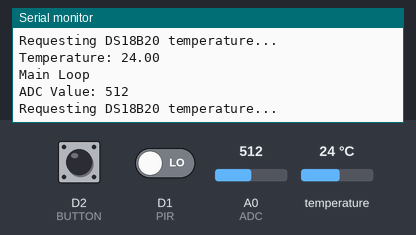
Recording of a sketch running on a simulated ESP8266 (NodeMCU). Parts: the last lines printed to the serial monitor. Inputs (shaded band) come from the test bench; at power-on: D2 (BUTTON) HIGH, D1 (PIR) LOW, temperature 24 °C, A0 (ADC) = 512.

Above: at 2.1 s.
2.2 s: D2 (BUTTON) pulled LOW for 1.65 s
5.3 s: D1 (PIR) driven HIGH
At 5.44 s:
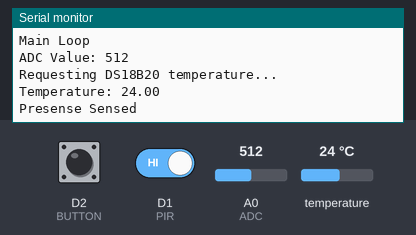
7.2 s: temperature set to 12 °C
At 8.1 s:
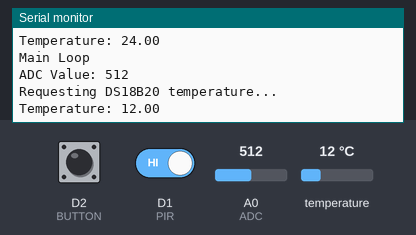
9.1 s: A0 (ADC) set to 716
At 10.3 s:
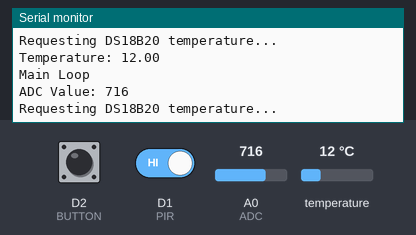
11.0 s: temperature set to 19 °C
At 12.2 s:
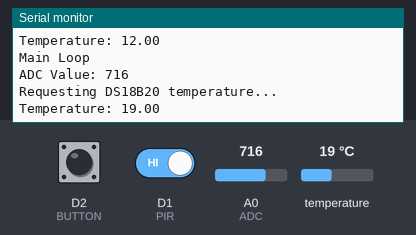
12.9 s: A0 (ADC) set to 900
At 14.4 s:
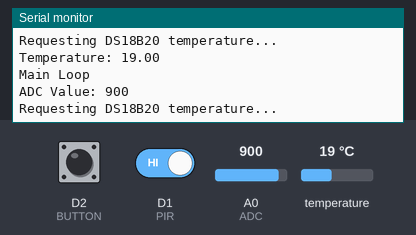
Timing chart, 0 to 15.8 s (numbered marks = the images above; inputs shaded):
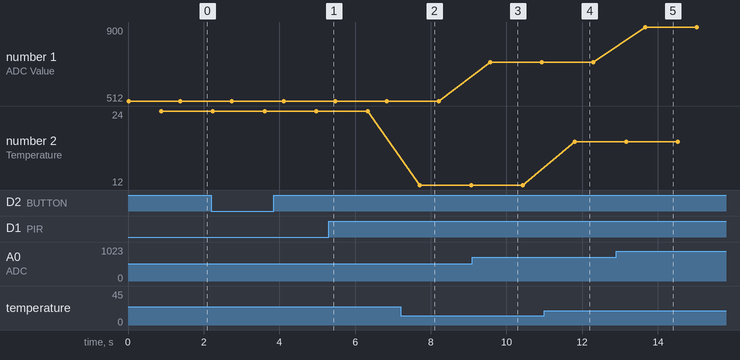

Measured:
- after the input at 5.3 s, the serial monitor: prints a new line at once (image 1)
- after the input at 7.2 s, the serial monitor: prints a new line after 0.50 s (image 2)
- after the input at 9.1 s, the serial monitor: prints a new line after 0.47 s (image 3)
- after the input at 11.0 s, the serial monitor: prints a new line after 0.80 s (image 4)
- after the input at 12.9 s, the serial monitor: prints a new line after 0.76 s (image 5)
- plotted number 1: 512 → 716 after the input at 9.1 s, 716 → 900 after the input at 12.9 s
- plotted number 2: 24 → 12 after the input at 7.2 s, 12 → 19 after the input at 11.0 s

The sketch:

ESP8266_Sensing.ino
```cpp
/* Example code to demonstrate attached external sensors to the ESP8266 on the NodeMCU board
 *  The sensors comprise of:
 *    onewire temperature sensor DS18B20 attached to D4
 *    PIR presense sensor attached to D1
 *    Push button switch attached to D2
 *    Potentiometer attached to the analogue input A0
 *
 *  Interrupts are used to:
 *    capture the rising edge when the PIR detects a person
 *    capture the falling edge when the switch is pressed
 */

#include <OneWire.h>
#include <DallasTemperature.h>

//#define PIN D3    // GPIO0 labelled pin D3 on NodeMCU board
//#define BLUELED D4   // GPIO2 labelled pin D4 on NodeMCU board this pin is also connected to the LED cathode on the module
//#define REDLED D0    // GPIO16 labelled pin D0 on NodeMCU board this pin is also connected to the LED cathode on the NodeMCU board and used to wake the board

#define ADC A0

#define PIR D1   //GPIO5 labelled D1 on NodeMCU 1.0 board
#define BUTTON D2
#define ONE_WIRE_BUS D4   // DS18B20 pin

#define SLEEP_DELAY_IN_SECONDS  30

OneWire oneWire(ONE_WIRE_BUS);
DallasTemperature DS18B20(&oneWire);

char temperatureString[6];


void setup() {
// Initialise serial link to console
  Serial.begin(115200);
  Serial.println("");

//Prepare GPIO PINs
  pinMode(PIR, INPUT);
  attachInterrupt(digitalPinToInterrupt(PIR), pir_int, RISING);

  pinMode(BUTTON, INPUT_PULLUP);
  attachInterrupt(digitalPinToInterrupt(BUTTON), button_int, FALLING);

  DS18B20.begin();
  Serial.println("Setup Complete");
}

float getTemperature() {
  // Function to read temperature from DS18B20 sensor
  Serial.println("Requesting DS18B20 temperature...");
  float temp;
  do {
    DS18B20.requestTemperatures();
    temp = DS18B20.getTempCByIndex(0);
    delay(100);
  } while (temp == 85.0 || temp == (-127.0));
  return temp;
}

void loop() {
  // put your main code here, to run repeatedly:
  Serial.println("");
  Serial.println("Main Loop");

  int ADCReading = analogRead(ADC);
  Serial.print("ADC Value: ");
  Serial.println(ADCReading);


  float temperature = getTemperature();
  // convert temperature to a string with two digits before the comma and 2 digits for precision
  //dtostrf(temperature, 2, 2, temperatureString);
  // send temperature to the serial console
  Serial.print("Temperature: ");
  Serial.println(temperature);

  delay(500);

}

void button_int(void){
  //Interupt function for switch press
  Serial.println("Switch Pressed");
}

void pir_int(void){
  //Interupt function for PIR sense detect
  Serial.println("Presense Sensed");
}
```
